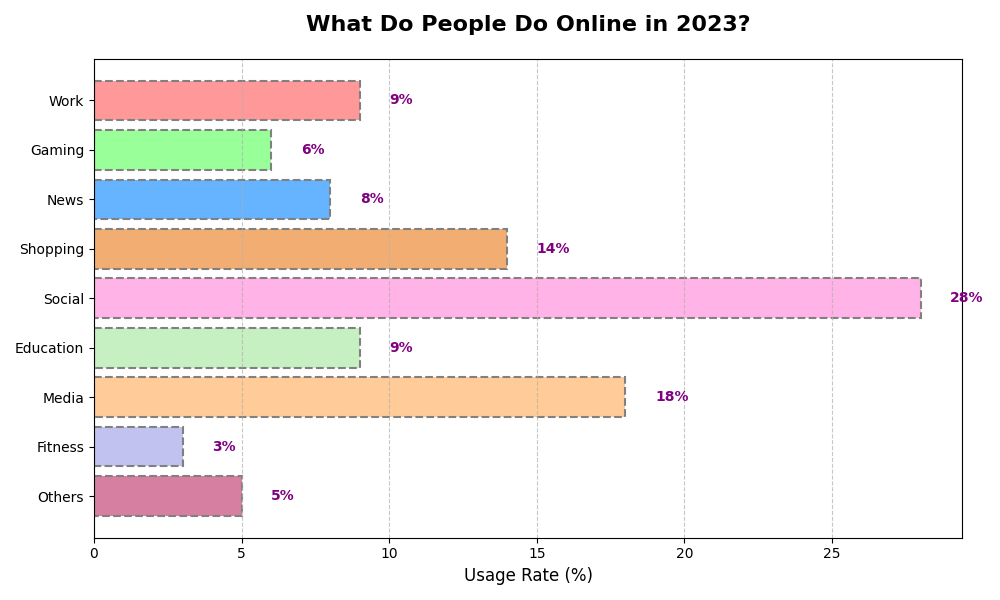

Write Python code to recreate this figure.
import matplotlib.pyplot as plt

activities = ['Work', 'Gaming', 'News', 'Shopping', 'Social', 'Education', 'Media', 'Fitness', 'Others']
percentages = [9, 6, 8, 14, 28, 9, 18, 3, 5]
colors = ['#ff9999', '#99ff99', '#66b3ff', '#f2ae72', '#ffb3e6', '#c7f0c2', '#ffcc99', '#c2c2f0', '#d77fa1']

fig, ax = plt.subplots(figsize=(10, 6))
ax.barh(activities, percentages, color=colors, edgecolor='gray', linestyle='dashed', linewidth=1.5)

ax.set_title("What Do People Do Online in 2023?", fontsize=16, weight='bold', pad=20)
ax.set_xlabel("Usage Rate (%)", fontsize=12)
ax.xaxis.grid(True, linestyle='--', alpha=0.7)

ax.invert_yaxis()

for i in range(len(activities)):
    ax.text(percentages[i] + 1, i, f'{percentages[i]}%', va='center', fontsize=10, weight='bold', color='purple')

plt.tight_layout()
plt.show()
